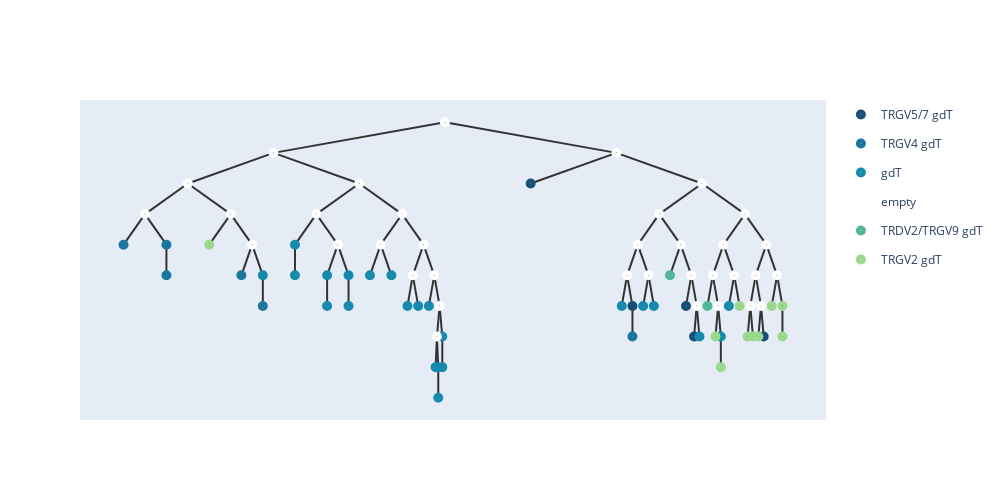

Here is the notebook cell this chart was saved with:
### Code cell
temp,root = merge_points(similarities,root,nodes1,embeddings,0,percentile_25,percentile_75,n)
for i in nodes1:
    i.hyper = temp[int(i)]
    i.value =  temp[int(i)]
embeddings = temp.numpy();
add_meta(root,meta_list1,[])
show_tree(root,color=['#184e77','#1a759f','#168aad',"#34a0a4",'#52b69a','#99d98c','#76c893','#99d98c']).show_fig()
remove_meta(root);

### Figure 1 — Plotly figure (JSON) as saved in the notebook; plotly's stock layout.template omitted (floating-point values rounded to 4 significant figures)
{"data": [{"hoverinfo": "text", "hovertext": ["0_TRGV5/7 gdT", "44_TRGV5/7 gdT", "11_TRGV5/7 gdT", "7_TRGV5/7 gdT", "38_TRGV5/7 gdT"], "legendgroup": "TRGV5/7 gdT", "marker": {"color": "#184e77", "size": 10, "symbol": "circle-dot"}, "mode": "markers+text", "name": "TRGV5/7 gdT", "type": "scatter", "x": [6.625, 7.961, 8.664, 8.77, 9.684], "y": [2, -4, -4, -5.5, -5.5]}, {"hoverinfo": "text", "hovertext": ["37_TRGV4 gdT", "35_TRGV4 gdT", "4_TRGV4 gdT", "1_TRGV4 gdT", "3_TRGV4 gdT", "5_TRGV4 gdT"], "legendgroup": "TRGV4 gdT", "marker": {"color": "#1a759f", "size": 10, "symbol": "circle-dot"}, "mode": "markers+text", "name": "TRGV4 gdT", "type": "scatter", "x": [1.281, 1.844, 1.844, 2.828, 3.109, 7.961], "y": [-1, -1, -2.5, -2.5, -4, -5.5]}, {"hoverinfo": "text", "hovertext": ["45_gdT", "6_gdT", "2_gdT", "14_gdT", "12_gdT", "19_gdT", "28_gdT", "13_gdT", "20_gdT", "17_gdT", "23_gdT", "27_gdT", "39_gdT", "8_gdT", "36_gdT", "29_gdT", "26_gdT", "15_gdT", "16_gdT", "25_gdT", "43_gdT", "18_gdT", "33_gdT"], "legendgroup": "gdT", "marker": {"color": "#168aad", "size": 10, "symbol": "circle-dot"}, "mode": "markers+text", "name": "gdT", "type": "scatter", "x": [3.109, 3.531, 3.531, 3.953, 3.953, 4.234, 4.234, 4.516, 4.797, 5.008, 5.148, 5.289, 5.377, 5.412, 5.412, 5.465, 5.465, 7.82, 8.102, 8.242, 8.84, 9.121, 9.227], "y": [-2.5, -1, -2.5, -2.5, -4, -2.5, -4, -2.5, -2.5, -4, -4, -4, -7, -7, -8.5, -5.5, -7, -4, -4, -4, -5.5, -5.5, -4]}, {"hoverinfo": "text", "hovertext": ["90", "88", "83", "62", "81", "67", "87", "82", "58", "85", "69", "78", "73", "76", "65", "51", "89", "86", "79", "68", "53", "59", "77", "75", "71", "84", "74", "66", "57", "70", "80", "64", "60", "61", "72"], "legendgroup": "empty", "marker": {"color": "#fff", "size": 10, "symbol": "circle-dot"}, "mode": "markers+text", "name": "empty", "type": "scatter", "x": [5.5, 3.25, 2.125, 1.562, 2.688, 2.969, 4.375, 3.812, 4.094, 4.938, 4.656, 5.219, 5.078, 5.359, 5.43, 5.395, 7.75, 8.875, 8.312, 8.031, 7.891, 8.172, 8.594, 8.734, 8.805, 9.438, 9.156, 9.016, 9.086, 9.297, 9.719, 9.578, 9.508, 9.648, 9.859], "y": [5, 3.5, 2, 0.5, 0.5, -1, 2, 0.5, -1, 0.5, -1, -1, -2.5, -2.5, -4, -5.5, 3.5, 2, 0.5, -1, -2.5, -2.5, -1, -2.5, -4, 0.5, -1, -2.5, -4, -2.5, -1, -2.5, -4, -4, -2.5]}, {"hoverinfo": "text", "hovertext": ["42_TRDV2/TRGV9 gdT", "22_TRDV2/TRGV9 gdT"], "legendgroup": "TRDV2/TRGV9 gdT", "marker": {"color": "#52b69a", "size": 10, "symbol": "circle-dot"}, "mode": "markers+text", "name": "TRDV2/TRGV9 gdT", "type": "scatter", "x": [8.453, 8.945], "y": [-2.5, -4]}, {"hoverinfo": "text", "hovertext": ["21_TRGV2 gdT", "41_TRGV2 gdT", "32_TRGV2 gdT", "40_TRGV2 gdT", "30_TRGV2 gdT", "31_TRGV2 gdT", "10_TRGV2 gdT", "9_TRGV2 gdT", "34_TRGV2 gdT", "24_TRGV2 gdT"], "legendgroup": "TRGV2 gdT", "marker": {"color": "#99d98c", "size": 10, "symbol": "circle-dot"}, "mode": "markers+text", "name": "TRGV2 gdT", "type": "scatter", "x": [2.406, 9.051, 9.121, 9.367, 9.473, 9.543, 9.613, 9.789, 9.93, 9.93], "y": [-1, -5.5, -7, -4, -5.5, -5.5, -5.5, -4, -4, -5.5]}], "layout": {"height": 500, "shapes": [{"layer": "below", "line": {"color": "#333", "width": 2}, "type": "line", "x0": 5.5, "x1": 5.5, "y0": 5, "y1": 5}, {"layer": "below", "line": {"color": "#333", "width": 2}, "type": "line", "x0": 5.5, "x1": 3.25, "y0": 5, "y1": 3.5}, {"layer": "below", "line": {"color": "#333", "width": 2}, "type": "line", "x0": 3.25, "x1": 2.125, "y0": 3.5, "y1": 2}, {"layer": "below", "line": {"color": "#333", "width": 2}, "type": "line", "x0": 2.125, "x1": 1.562, "y0": 2, "y1": 0.5}, {"layer": "below", "line": {"color": "#333", "width": 2}, "type": "line", "x0": 1.562, "x1": 1.281, "y0": 0.5, "y1": -1}, {"layer": "below", "line": {"color": "#333", "width": 2}, "type": "line", "x0": 1.562, "x1": 1.844, "y0": 0.5, "y1": -1}, {"layer": "below", "line": {"color": "#333", "width": 2}, "type": "line", "x0": 1.844, "x1": 1.844, "y0": -1, "y1": -2.5}, {"layer": "below", "line": {"color": "#333", "width": 2}, "type": "line", "x0": 2.125, "x1": 2.688, "y0": 2, "y1": 0.5}, {"layer": "below", "line": {"color": "#333", "width": 2}, "type": "line", "x0": 2.688, "x1": 2.406, "y0": 0.5, "y1": -1}, {"layer": "below", "line": {"color": "#333", "width": 2}, "type": "line", "x0": 2.688, "x1": 2.969, "y0": 0.5, "y1": -1}, {"layer": "below", "line": {"color": "#333", "width": 2}, "type": "line", "x0": 2.969, "x1": 2.828, "y0": -1, "y1": -2.5}, {"layer": "below", "line": {"color": "#333", "width": 2}, "type": "line", "x0": 2.969, "x1": 3.109, "y0": -1, "y1": -2.5}, {"layer": "below", "line": {"color": "#333", "width": 2}, "type": "line", "x0": 3.109, "x1": 3.109, "y0": -2.5, "y1": -4}, {"layer": "below", "line": {"color": "#333", "width": 2}, "type": "line", "x0": 3.25, "x1": 4.375, "y0": 3.5, "y1": 2}, {"layer": "below", "line": {"color": "#333", "width": 2}, "type": "line", "x0": 4.375, "x1": 3.812, "y0": 2, "y1": 0.5}, {"layer": "below", "line": {"color": "#333", "width": 2}, "type": "line", "x0": 3.812, "x1": 3.531, "y0": 0.5, "y1": -1}, {"layer": "below", "line": {"color": "#333", "width": 2}, "type": "line", "x0": 3.531, "x1": 3.531, "y0": -1, "y1": -2.5}, {"layer": "below", "line": {"color": "#333", "width": 2}, "type": "line", "x0": 3.812, "x1": 4.094, "y0": 0.5, "y1": -1}, {"layer": "below", "line": {"color": "#333", "width": 2}, "type": "line", "x0": 4.094, "x1": 3.953, "y0": -1, "y1": -2.5}, {"layer": "below", "line": {"color": "#333", "width": 2}, "type": "line", "x0": 3.953, "x1": 3.953, "y0": -2.5, "y1": -4}, {"layer": "below", "line": {"color": "#333", "width": 2}, "type": "line", "x0": 4.094, "x1": 4.234, "y0": -1, "y1": -2.5}, {"layer": "below", "line": {"color": "#333", "width": 2}, "type": "line", "x0": 4.234, "x1": 4.234, "y0": -2.5, "y1": -4}, {"layer": "below", "line": {"color": "#333", "width": 2}, "type": "line", "x0": 4.375, "x1": 4.938, "y0": 2, "y1": 0.5}, {"layer": "below", "line": {"color": "#333", "width": 2}, "type": "line", "x0": 4.938, "x1": 4.656, "y0": 0.5, "y1": -1}, {"layer": "below", "line": {"color": "#333", "width": 2}, "type": "line", "x0": 4.656, "x1": 4.516, "y0": -1, "y1": -2.5}, {"layer": "below", "line": {"color": "#333", "width": 2}, "type": "line", "x0": 4.656, "x1": 4.797, "y0": -1, "y1": -2.5}, {"layer": "below", "line": {"color": "#333", "width": 2}, "type": "line", "x0": 4.938, "x1": 5.219, "y0": 0.5, "y1": -1}, {"layer": "below", "line": {"color": "#333", "width": 2}, "type": "line", "x0": 5.219, "x1": 5.078, "y0": -1, "y1": -2.5}, {"layer": "below", "line": {"color": "#333", "width": 2}, "type": "line", "x0": 5.078, "x1": 5.008, "y0": -2.5, "y1": -4}, {"layer": "below", "line": {"color": "#333", "width": 2}, "type": "line", "x0": 5.078, "x1": 5.148, "y0": -2.5, "y1": -4}, {"layer": "below", "line": {"color": "#333", "width": 2}, "type": "line", "x0": 5.219, "x1": 5.359, "y0": -1, "y1": -2.5}, {"layer": "below", "line": {"color": "#333", "width": 2}, "type": "line", "x0": 5.359, "x1": 5.289, "y0": -2.5, "y1": -4}, {"layer": "below", "line": {"color": "#333", "width": 2}, "type": "line", "x0": 5.359, "x1": 5.43, "y0": -2.5, "y1": -4}, {"layer": "below", "line": {"color": "#333", "width": 2}, "type": "line", "x0": 5.43, "x1": 5.395, "y0": -4, "y1": -5.5}, {"layer": "below", "line": {"color": "#333", "width": 2}, "type": "line", "x0": 5.395, "x1": 5.377, "y0": -5.5, "y1": -7}, {"layer": "below", "line": {"color": "#333", "width": 2}, "type": "line", "x0": 5.395, "x1": 5.412, "y0": -5.5, "y1": -7}, {"layer": "below", "line": {"color": "#333", "width": 2}, "type": "line", "x0": 5.412, "x1": 5.412, "y0": -7, "y1": -8.5}, {"layer": "below", "line": {"color": "#333", "width": 2}, "type": "line", "x0": 5.43, "x1": 5.465, "y0": -4, "y1": -5.5}, {"layer": "below", "line": {"color": "#333", "width": 2}, "type": "line", "x0": 5.465, "x1": 5.465, "y0": -5.5, "y1": -7}, {"layer": "below", "line": {"color": "#333", "width": 2}, "type": "line", "x0": 5.5, "x1": 7.75, "y0": 5, "y1": 3.5}, {"layer": "below", "line": {"color": "#333", "width": 2}, "type": "line", "x0": 7.75, "x1": 6.625, "y0": 3.5, "y1": 2}, {"layer": "below", "line": {"color": "#333", "width": 2}, "type": "line", "x0": 7.75, "x1": 8.875, "y0": 3.5, "y1": 2}, {"layer": "below", "line": {"color": "#333", "width": 2}, "type": "line", "x0": 8.875, "x1": 8.312, "y0": 2, "y1": 0.5}, {"layer": "below", "line": {"color": "#333", "width": 2}, "type": "line", "x0": 8.312, "x1": 8.031, "y0": 0.5, "y1": -1}, {"layer": "below", "line": {"color": "#333", "width": 2}, "type": "line", "x0": 8.031, "x1": 7.891, "y0": -1, "y1": -2.5}, {"layer": "below", "line": {"color": "#333", "width": 2}, "type": "line", "x0": 7.891, "x1": 7.82, "y0": -2.5, "y1": -4}, {"layer": "below", "line": {"color": "#333", "width": 2}, "type": "line", "x0": 7.891, "x1": 7.961, "y0": -2.5, "y1": -4}, {"layer": "below", "line": {"color": "#333", "width": 2}, "type": "line", "x0": 7.961, "x1": 7.961, "y0": -4, "y1": -5.5}, {"layer": "below", "line": {"color": "#333", "width": 2}, "type": "line", "x0": 8.031, "x1": 8.172, "y0": -1, "y1": -2.5}, {"layer": "below", "line": {"color": "#333", "width": 2}, "type": "line", "x0": 8.172, "x1": 8.102, "y0": -2.5, "y1": -4}, {"layer": "below", "line": {"color": "#333", "width": 2}, "type": "line", "x0": 8.172, "x1": 8.242, "y0": -2.5, "y1": -4}, {"layer": "below", "line": {"color": "#333", "width": 2}, "type": "line", "x0": 8.312, "x1": 8.594, "y0": 0.5, "y1": -1}, {"layer": "below", "line": {"color": "#333", "width": 2}, "type": "line", "x0": 8.594, "x1": 8.453, "y0": -1, "y1": -2.5}, {"layer": "below", "line": {"color": "#333", "width": 2}, "type": "line", "x0": 8.594, "x1": 8.734, "y0": -1, "y1": -2.5}, {"layer": "below", "line": {"color": "#333", "width": 2}, "type": "line", "x0": 8.734, "x1": 8.664, "y0": -2.5, "y1": -4}, {"layer": "below", "line": {"color": "#333", "width": 2}, "type": "line", "x0": 8.734, "x1": 8.805, "y0": -2.5, "y1": -4}, {"layer": "below", "line": {"color": "#333", "width": 2}, "type": "line", "x0": 8.805, "x1": 8.77, "y0": -4, "y1": -5.5}, {"layer": "below", "line": {"color": "#333", "width": 2}, "type": "line", "x0": 8.805, "x1": 8.84, "y0": -4, "y1": -5.5}, {"layer": "below", "line": {"color": "#333", "width": 2}, "type": "line", "x0": 8.875, "x1": 9.438, "y0": 2, "y1": 0.5}, {"layer": "below", "line": {"color": "#333", "width": 2}, "type": "line", "x0": 9.438, "x1": 9.156, "y0": 0.5, "y1": -1}, {"layer": "below", "line": {"color": "#333", "width": 2}, "type": "line", "x0": 9.156, "x1": 9.016, "y0": -1, "y1": -2.5}, {"layer": "below", "line": {"color": "#333", "width": 2}, "type": "line", "x0": 9.016, "x1": 8.945, "y0": -2.5, "y1": -4}, {"layer": "below", "line": {"color": "#333", "width": 2}, "type": "line", "x0": 9.016, "x1": 9.086, "y0": -2.5, "y1": -4}, {"layer": "below", "line": {"color": "#333", "width": 2}, "type": "line", "x0": 9.086, "x1": 9.051, "y0": -4, "y1": -5.5}, {"layer": "below", "line": {"color": "#333", "width": 2}, "type": "line", "x0": 9.086, "x1": 9.121, "y0": -4, "y1": -5.5}, {"layer": "below", "line": {"color": "#333", "width": 2}, "type": "line", "x0": 9.121, "x1": 9.121, "y0": -5.5, "y1": -7}, {"layer": "below", "line": {"color": "#333", "width": 2}, "type": "line", "x0": 9.156, "x1": 9.297, "y0": -1, "y1": -2.5}, {"layer": "below", "line": {"color": "#333", "width": 2}, "type": "line", "x0": 9.297, "x1": 9.227, "y0": -2.5, "y1": -4}, {"layer": "below", "line": {"color": "#333", "width": 2}, "type": "line", "x0": 9.297, "x1": 9.367, "y0": -2.5, "y1": -4}, {"layer": "below", "line": {"color": "#333", "width": 2}, "type": "line", "x0": 9.438, "x1": 9.719, "y0": 0.5, "y1": -1}, {"layer": "below", "line": {"color": "#333", "width": 2}, "type": "line", "x0": 9.719, "x1": 9.578, "y0": -1, "y1": -2.5}, {"layer": "below", "line": {"color": "#333", "width": 2}, "type": "line", "x0": 9.578, "x1": 9.508, "y0": -2.5, "y1": -4}, {"layer": "below", "line": {"color": "#333", "width": 2}, "type": "line", "x0": 9.508, "x1": 9.473, "y0": -4, "y1": -5.5}, {"layer": "below", "line": {"color": "#333", "width": 2}, "type": "line", "x0": 9.508, "x1": 9.543, "y0": -4, "y1": -5.5}, {"layer": "below", "line": {"color": "#333", "width": 2}, "type": "line", "x0": 9.578, "x1": 9.648, "y0": -2.5, "y1": -4}, {"layer": "below", "line": {"color": "#333", "width": 2}, "type": "line", "x0": 9.648, "x1": 9.613, "y0": -4, "y1": -5.5}, {"layer": "below", "line": {"color": "#333", "width": 2}, "type": "line", "x0": 9.648, "x1": 9.684, "y0": -4, "y1": -5.5}, {"layer": "below", "line": {"color": "#333", "width": 2}, "type": "line", "x0": 9.719, "x1": 9.859, "y0": -1, "y1": -2.5}, {"layer": "below", "line": {"color": "#333", "width": 2}, "type": "line", "x0": 9.859, "x1": 9.789, "y0": -2.5, "y1": -4}, {"layer": "below", "line": {"color": "#333", "width": 2}, "type": "line", "x0": 9.859, "x1": 9.93, "y0": -2.5, "y1": -4}, {"layer": "below", "line": {"color": "#333", "width": 2}, "type": "line", "x0": 9.93, "x1": 9.93, "y0": -4, "y1": -5.5}], "width": 1000, "xaxis": {"showgrid": false, "showline": false, "showticklabels": false, "zeroline": false}, "yaxis": {"showgrid": false, "showline": false, "showticklabels": false, "zeroline": false}}}
